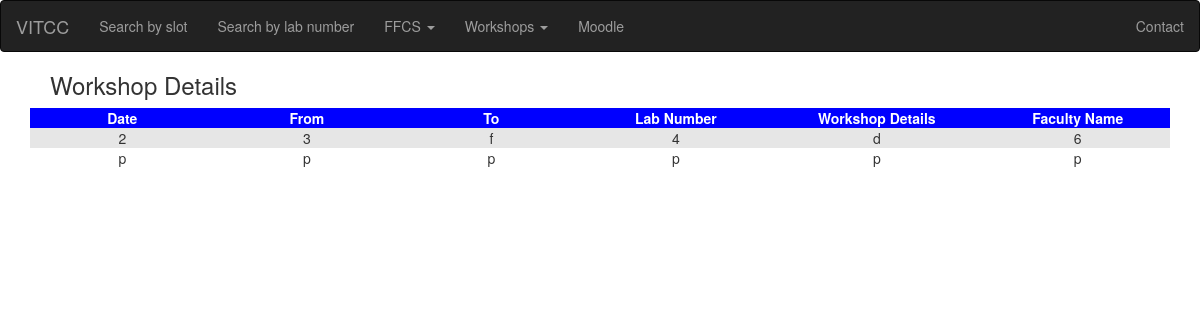
The page /stwk.php on the database as committed earlier.
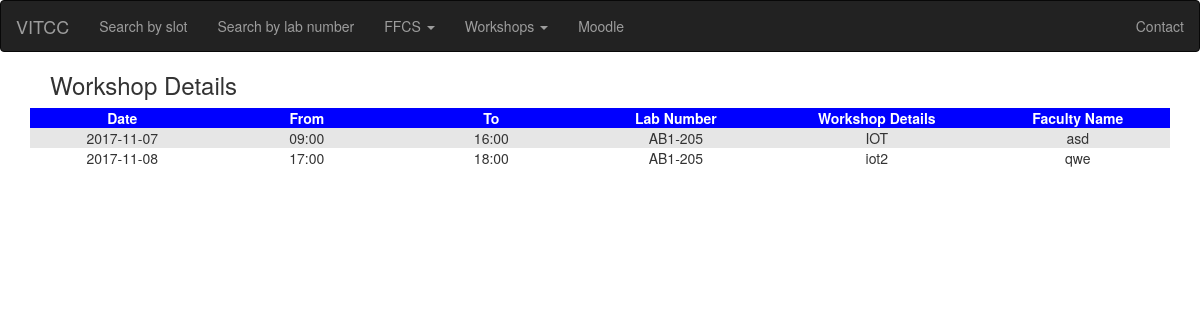
The same page on the database as committed later.
### tables this page shows
CREATE TABLE `workshop` (
  `name` varchar(25) NOT NULL,
  `no` varchar(10) NOT NULL,
  `dat` varchar(10) NOT NULL,
  `tfr` varchar(5) NOT NULL,
  `tto` varchar(5) NOT NULL,
  `det` varchar(100) NOT NULL,
  `sno` int(11) NOT NULL
);

### stwk.php (the view, shortened to what this page needs)
<?php
include "navbar.php";
?>
<!DOCTYPE html>
<html>
<head>
</head>
<body>
<nav class="navbar navbar-inverse">
        <div class="container-fluid">
            <div class="navbar-header">
                <a href="http://chennai.vit.ac.in/" class="navbar-brand">VITCC</a>
            </div>
            <div>
                <ul class="nav navbar-nav navbar-left">
                    <li><a href="table.php">Search by slot</a></li>
                    <li><a href="dropdown.php">Search by lab number</a></li>
                    <li class="drdn">
                        <a href="#" class="dropdown-toggle" data-toggle="dropdown">FFCS <span class="caret"></span></a>
                    </li>
                    <li class="drdn">
                        <a href="#" class="dropdown-toggle" data-toggle="dropdown">Workshops <span class="caret"></span></a>
                    </li>
                    <li><a href="http://moodlecc.vit.ac.in">Moodle</a></li>
                </ul>
                <ul class="nav navbar-nav navbar-right">
                    <li><a href="contact.php">Contact</a></li>
                </ul>
            </div>
        </div>
</nav>
</body>
</html>
<?php
$conn=openCon();
$a = "SELECT * FROM workshop ORDER BY dat,tfr,no";
$result=mysqli_query($conn,$a);
echo "<h3>Workshop Details</h3>";
echo "<div class='container'>
		<div class='table-responsive'>
		<table>
		<tr><th>Date</th><th>From</th><th>To</th><th>Lab Number</th><th>Workshop Details</th><th>Faculty Name</th>";
while($m=mysqli_fetch_array($result))
{
	echo "<tr><td>".$m['dat']."</td><td>".$m['tfr']."</td><td>".$m['tto']."</td><td>".$m['no']."</td><td>".$m['det']."</td><td>".$m['name']."</td></tr>";
}
echo "</table></div></div><br><br>";
?>

### navbar.php (shortened to what this page needs)
<!DOCTYPE html>
<html>
	<head>
    <link rel="stylesheet" href="http://maxcdn.bootstrapcdn.com/bootstrap/3.3.4/css/bootstrap.min.css">
	</head>
</html>

### stwk.php (style rules this page uses)
td { text-align: center; }
th { background-color: blue; color: white; text-align: center; min-width: 100px; }
tr:nth-child(even) { background-color: #e6e6e6; }
table { cursor: default; white-space: nowrap; width: 100%; }
h3 { margin-left: 50px; }

Rows that differ between the two databases and show on the page:
removed workshop: dat "2", tfr "3", tto "f", no "4", det "d", name "6"
removed workshop: dat "p", tfr "p", tto "p", no "p", det "p", name "p"
added workshop: dat "2017-11-07", tfr "09:00", tto "16:00", no "AB1-205", det "IOT", name "asd"
added workshop: dat "2017-11-08", tfr "17:00", tto "18:00", no "AB1-205", det "iot2", name "qwe"
